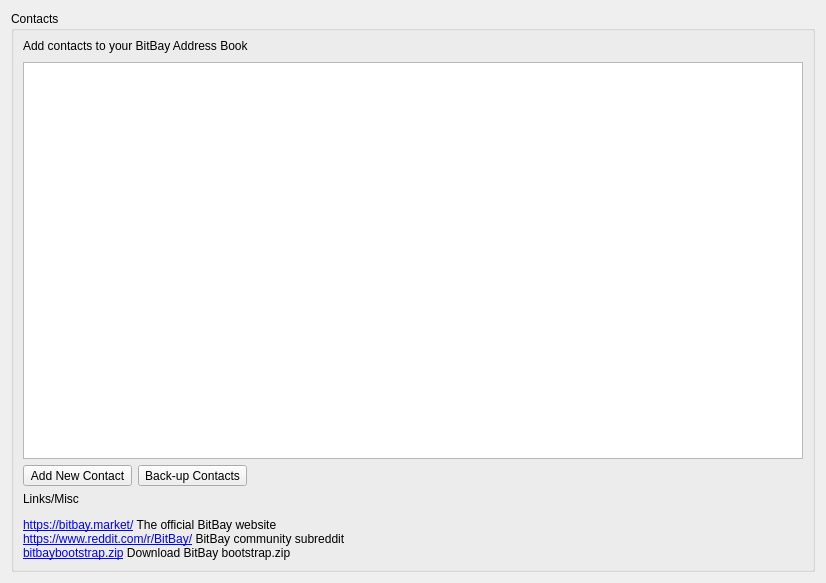
<?xml version="1.0" encoding="UTF-8"?>
<ui version="4.0">
 <class>Contacts</class>
 <widget class="QWidget" name="Contacts">
  <property name="geometry">
   <rect>
    <x>0</x>
    <y>0</y>
    <width>826</width>
    <height>583</height>
   </rect>
  </property>
  <layout class="QGridLayout" name="gridLayout">
   <item row="0" column="0">
    <widget class="QGroupBox" name="gb_contacts">
     <property name="title">
      <string>Contacts</string>
     </property>
     <layout class="QVBoxLayout" name="verticalLayout">
      <property name="topMargin">
       <number>5</number>
      </property>
      <item>
       <layout class="QHBoxLayout" name="horizontalLayout">
        <item>
         <widget class="QLabel" name="ContactLabel">
          <property name="text">
           <string>Add contacts to your BitBay Address Book</string>
          </property>
         </widget>
        </item>
        <item>
         <spacer name="horizontalSpacer">
          <property name="orientation">
           <enum>Qt::Horizontal</enum>
          </property>
          <property name="sizeHint" stdset="0">
           <size>
            <width>40</width>
            <height>20</height>
           </size>
          </property>
         </spacer>
        </item>
       </layout>
      </item>
      <item>
       <widget class="QListWidget" name="ContactTable"/>
      </item>
      <item>
       <layout class="QHBoxLayout" name="horizontalLayout_2">
        <item>
         <widget class="QToolButton" name="NewContact">
          <property name="toolTip">
           <string>Add New Contact</string>
          </property>
          <property name="text">
           <string>Add New Contact</string>
          </property>
         </widget>
        </item>
        <item>
         <widget class="QToolButton" name="BackupContacts">
          <property name="toolTip">
           <string>Backup-up Contacts</string>
          </property>
          <property name="text">
           <string>Back-up Contacts</string>
          </property>
         </widget>
        </item>
        <item>
         <spacer name="horizontalSpacer_2">
          <property name="orientation">
           <enum>Qt::Horizontal</enum>
          </property>
          <property name="sizeHint" stdset="0">
           <size>
            <width>40</width>
            <height>20</height>
           </size>
          </property>
         </spacer>
        </item>
       </layout>
      </item>
      <item>
       <widget class="QLabel" name="l_links">
        <property name="text">
         <string>&lt;html&gt;&lt;head/&gt;&lt;body&gt;&lt;p&gt;Links/Misc&lt;/p&gt;&lt;p&gt;&lt;a href=&quot;https://bitbay.market/&quot;&gt;&lt;span style=&quot; text-decoration: underline; color:#0000ff;&quot;&gt;https://bitbay.market/&lt;/span&gt;&lt;/a&gt; The official BitBay website&lt;br/&gt;&lt;a href=&quot;https://www.reddit.com/r/BitBay/&quot;&gt;&lt;span style=&quot; text-decoration: underline; color:#0000ff;&quot;&gt;https://www.reddit.com/r/BitBay/&lt;/span&gt;&lt;/a&gt; BitBay community subreddit&lt;br/&gt;&lt;a href=&quot;https://www.davtonia.com/bitbay/bitbaybootstrap.zip&quot;&gt;&lt;span style=&quot; text-decoration: underline; color:#0000ff;&quot;&gt;bitbaybootstrap.zip&lt;/span&gt;&lt;/a&gt; Download BitBay bootstrap.zip&lt;/p&gt;&lt;/body&gt;&lt;/html&gt;</string>
        </property>
        <property name="textFormat">
         <enum>Qt::RichText</enum>
        </property>
        <property name="wordWrap">
         <bool>false</bool>
        </property>
        <property name="openExternalLinks">
         <bool>true</bool>
        </property>
       </widget>
      </item>
     </layout>
    </widget>
   </item>
  </layout>
 </widget>
 <resources/>
 <connections/>
</ui>
